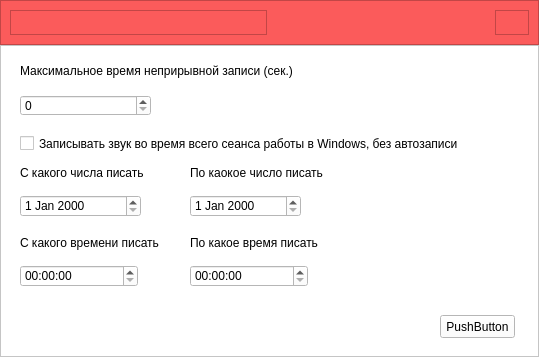
<?xml version="1.0" encoding="UTF-8"?>
<ui version="4.0">
 <class>SettingsWindow</class>
 <widget class="QMainWindow" name="SettingsWindow">
  <property name="geometry">
   <rect>
    <x>0</x>
    <y>0</y>
    <width>539</width>
    <height>357</height>
   </rect>
  </property>
  <property name="windowTitle">
   <string>MainWindow</string>
  </property>
  <widget class="QWidget" name="centralwidget">
   <layout class="QVBoxLayout" name="verticalLayout">
    <property name="spacing">
     <number>0</number>
    </property>
    <property name="leftMargin">
     <number>0</number>
    </property>
    <property name="topMargin">
     <number>0</number>
    </property>
    <property name="rightMargin">
     <number>0</number>
    </property>
    <property name="bottomMargin">
     <number>0</number>
    </property>
    <item>
     <widget class="QFrame" name="frame_2">
      <property name="maximumSize">
       <size>
        <width>16777215</width>
        <height>45</height>
       </size>
      </property>
      <property name="styleSheet">
       <string notr="true">background-color: #fb5b5b</string>
      </property>
      <property name="frameShape">
       <enum>QFrame::StyledPanel</enum>
      </property>
      <property name="frameShadow">
       <enum>QFrame::Raised</enum>
      </property>
      <layout class="QHBoxLayout" name="horizontalLayout">
       <item>
        <widget class="QFrame" name="frame_4">
         <property name="minimumSize">
          <size>
           <width>0</width>
           <height>0</height>
          </size>
         </property>
         <property name="maximumSize">
          <size>
           <width>16777215</width>
           <height>16777215</height>
          </size>
         </property>
         <property name="frameShape">
          <enum>QFrame::StyledPanel</enum>
         </property>
         <property name="frameShadow">
          <enum>QFrame::Raised</enum>
         </property>
        </widget>
       </item>
       <item alignment="Qt::AlignRight">
        <widget class="QFrame" name="frame_3">
         <property name="maximumSize">
          <size>
           <width>100</width>
           <height>16777215</height>
          </size>
         </property>
         <property name="styleSheet">
          <string notr="true">QPushButton{
	border-radius: 5px;
}

QPushButton:hover{
	
	background-color: rgb(0, 92, 157);
}</string>
         </property>
         <property name="frameShape">
          <enum>QFrame::StyledPanel</enum>
         </property>
         <property name="frameShadow">
          <enum>QFrame::Raised</enum>
         </property>
         <layout class="QHBoxLayout" name="horizontalLayout_2">
          <property name="spacing">
           <number>0</number>
          </property>
          <property name="leftMargin">
           <number>0</number>
          </property>
          <property name="topMargin">
           <number>0</number>
          </property>
          <property name="rightMargin">
           <number>0</number>
          </property>
          <property name="bottomMargin">
           <number>0</number>
          </property>
          <item>
           <widget class="QPushButton" name="pushButton">
            <property name="minimumSize">
             <size>
              <width>0</width>
              <height>0</height>
             </size>
            </property>
            <property name="text">
             <string/>
            </property>
            <property name="icon">
             <iconset resource="img_usr.qrc">
              <normaloff>:/newPrefix/img/cancel.png</normaloff>:/newPrefix/img/cancel.png</iconset>
            </property>
            <property name="iconSize">
             <size>
              <width>20</width>
              <height>40</height>
             </size>
            </property>
           </widget>
          </item>
         </layout>
        </widget>
       </item>
      </layout>
     </widget>
    </item>
    <item>
     <widget class="QFrame" name="frame">
      <property name="styleSheet">
       <string notr="true">background-color: rgb(255, 255, 255);</string>
      </property>
      <property name="frameShape">
       <enum>QFrame::StyledPanel</enum>
      </property>
      <property name="frameShadow">
       <enum>QFrame::Raised</enum>
      </property>
      <widget class="QPushButton" name="pushButton_2">
       <property name="geometry">
        <rect>
         <x>440</x>
         <y>270</y>
         <width>75</width>
         <height>23</height>
        </rect>
       </property>
       <property name="text">
        <string>PushButton</string>
       </property>
      </widget>
      <widget class="QSpinBox" name="spinBox">
       <property name="geometry">
        <rect>
         <x>20</x>
         <y>50</y>
         <width>131</width>
         <height>21</height>
        </rect>
       </property>
      </widget>
      <widget class="QLabel" name="label">
       <property name="geometry">
        <rect>
         <x>20</x>
         <y>10</y>
         <width>311</width>
         <height>31</height>
        </rect>
       </property>
       <property name="text">
        <string>Максимальное время неприрывной записи (сек.)</string>
       </property>
      </widget>
      <widget class="QLabel" name="label_2">
       <property name="geometry">
        <rect>
         <x>20</x>
         <y>120</y>
         <width>141</width>
         <height>16</height>
        </rect>
       </property>
       <property name="text">
        <string>С какого числа писать</string>
       </property>
      </widget>
      <widget class="QLabel" name="label_3">
       <property name="geometry">
        <rect>
         <x>190</x>
         <y>120</y>
         <width>151</width>
         <height>16</height>
        </rect>
       </property>
       <property name="text">
        <string>По каокое число писать</string>
       </property>
      </widget>
      <widget class="QDateEdit" name="dateEdit">
       <property name="geometry">
        <rect>
         <x>20</x>
         <y>150</y>
         <width>121</width>
         <height>22</height>
        </rect>
       </property>
      </widget>
      <widget class="QDateEdit" name="dateEdit_2">
       <property name="geometry">
        <rect>
         <x>190</x>
         <y>150</y>
         <width>111</width>
         <height>22</height>
        </rect>
       </property>
      </widget>
      <widget class="QLabel" name="label_4">
       <property name="geometry">
        <rect>
         <x>20</x>
         <y>190</y>
         <width>151</width>
         <height>16</height>
        </rect>
       </property>
       <property name="text">
        <string>С какого времени писать</string>
       </property>
      </widget>
      <widget class="QLabel" name="label_5">
       <property name="geometry">
        <rect>
         <x>190</x>
         <y>190</y>
         <width>141</width>
         <height>16</height>
        </rect>
       </property>
       <property name="text">
        <string>По какое время писать</string>
       </property>
      </widget>
      <widget class="QTimeEdit" name="timeEdit">
       <property name="geometry">
        <rect>
         <x>20</x>
         <y>220</y>
         <width>118</width>
         <height>22</height>
        </rect>
       </property>
      </widget>
      <widget class="QTimeEdit" name="timeEdit_2">
       <property name="geometry">
        <rect>
         <x>190</x>
         <y>220</y>
         <width>118</width>
         <height>22</height>
        </rect>
       </property>
      </widget>
      <widget class="QCheckBox" name="checkBox">
       <property name="geometry">
        <rect>
         <x>20</x>
         <y>90</y>
         <width>481</width>
         <height>17</height>
        </rect>
       </property>
       <property name="text">
        <string>Записывать звук во время всего сеанса работы в Windows, без автозаписи</string>
       </property>
      </widget>
     </widget>
    </item>
   </layout>
  </widget>
 </widget>
 <resources>
  <include location="img_usr.qrc"/>
 </resources>
 <connections/>
</ui>
